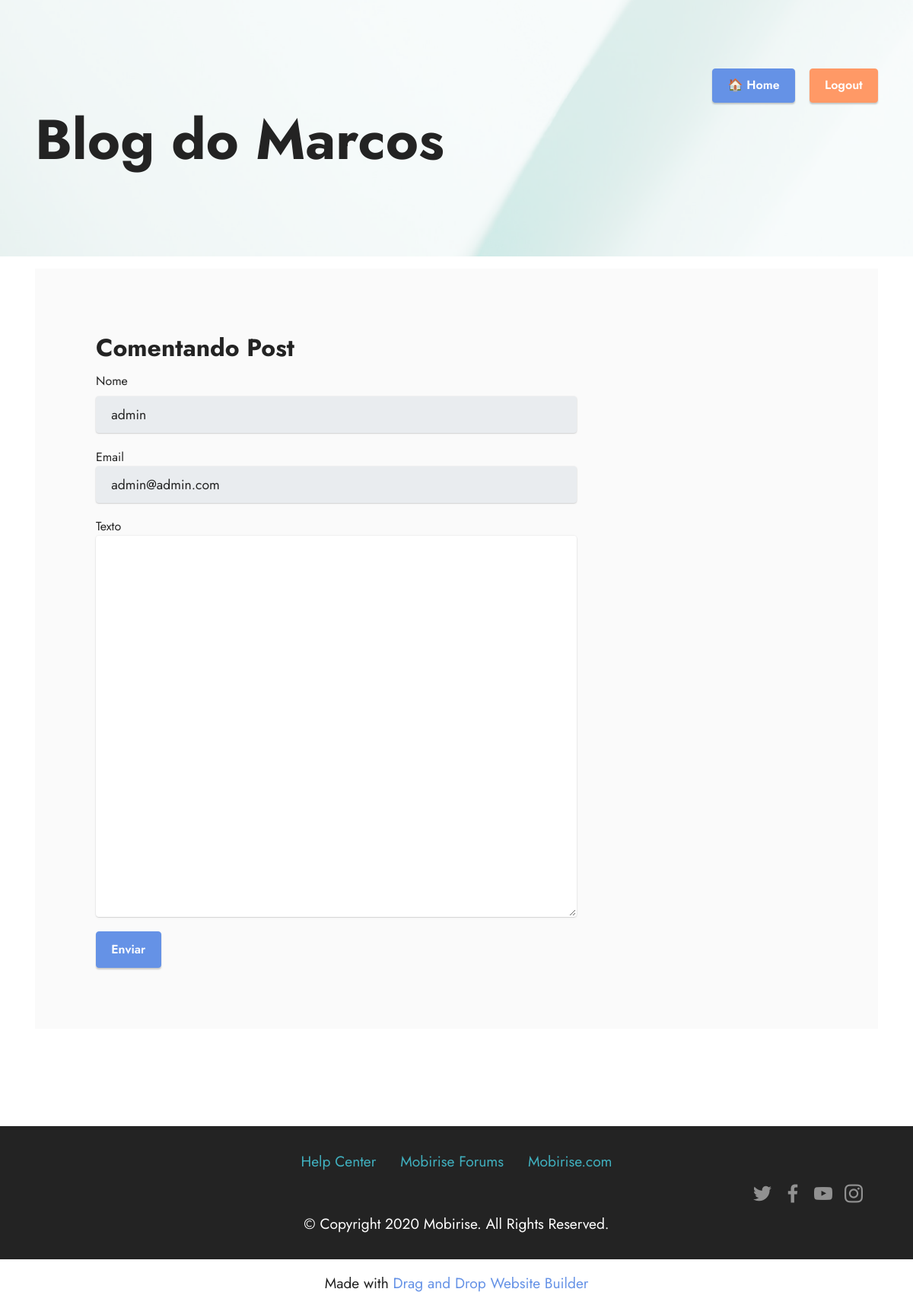
The page /comentar/2/ (signed in) on the database as committed earlier.
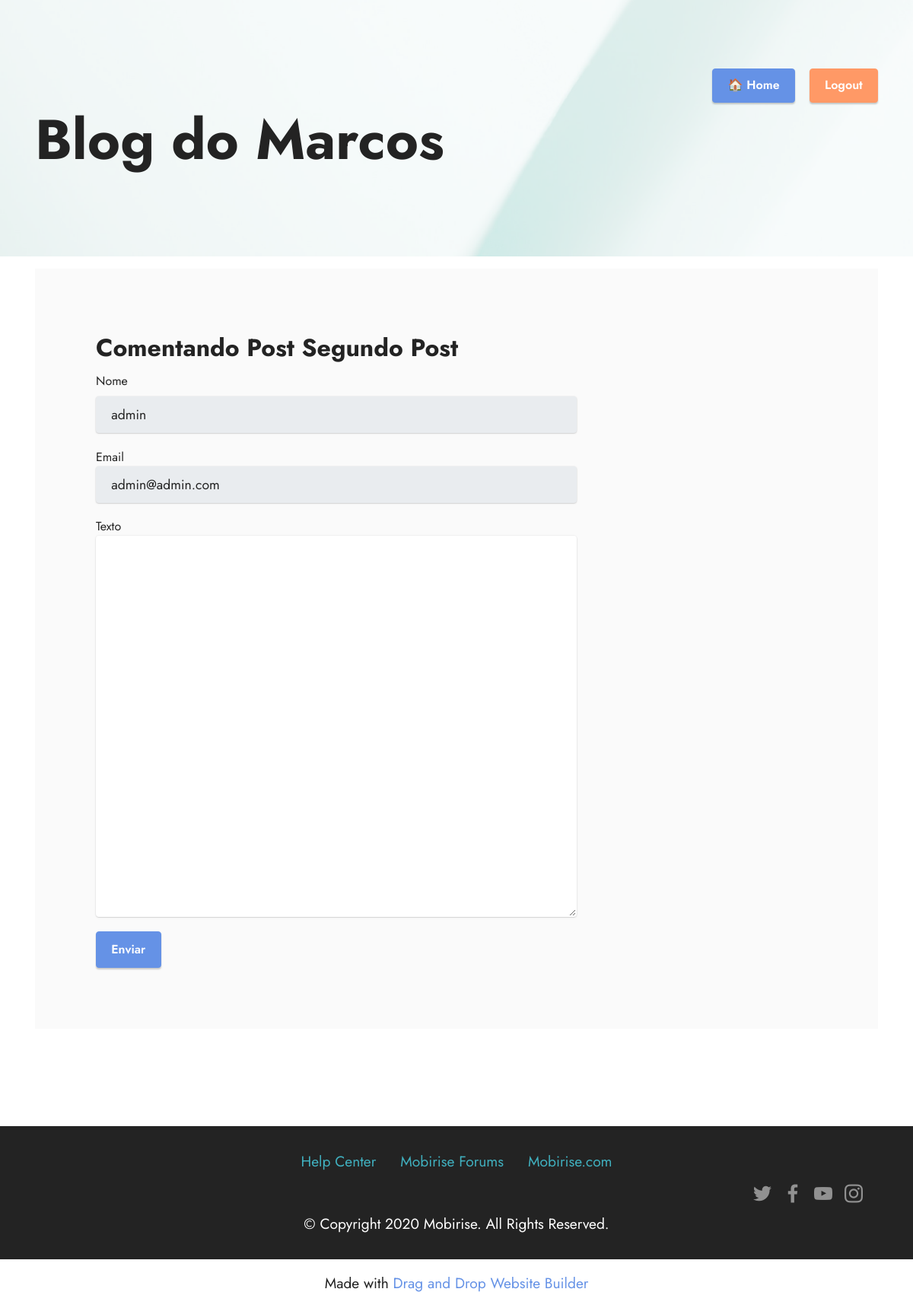
The same page on the database as committed later.
### core/models.py (models this page shows, shortened)
class Post(models.Model):
    objects = models.Manager()
    publicados = PublicadosManager()
    STATUS_CHOICES = (
        ('rascunho', 'Rascunho'),
        ('publicado', 'Publicado'),
    )
    titulo = models.CharField(max_length=70)
    slug = models.SlugField(max_length=70)
    corpo = models.TextField()
    status = models.CharField(max_length=9, choices=STATUS_CHOICES, default='rascunho')
    criado = models.DateTimeField(auto_now_add=True)
    publicado = models.DateTimeField(auto_now=True)
    autor = models.ForeignKey(User, on_delete=models.CASCADE, related_name='posts_autor')
    imagem = StdImageField('Imagem', upload_to='posts',
                           variations={'thumb': {
                                                    'width': 438,
                                                    'height': 438,
                                                    'crop':True
                                                }
                                       },
                           blank=True, null=True
                           )
    class Meta:
        verbose_name = 'Post'
        verbose_name_plural = 'Posts'
        ordering = ('-publicado',)

### core/views.py (the view, shortened to what this page needs)
# urls.py: path('comentar/<int:pk>/', views.ComentarioCreateView.as_view(), name='comentar_post'),
class ComentarioCreateView(LoginRequiredMixin, CreateView):
    template_name = 'blog/post/comentarios.html'
    form_class = ComentModelForm
    login_url = 'loginuser'
    def _get_post(self, id_post):
        try:
            post = Post.publicados.get(id=id_post)
            return post
        except Post.DoesNotExist:
            return Exception
    def get_context_data(self, **kwargs):
        context = super().get_context_data(**kwargs)
        context['post'] = self._get_post(self.kwargs['pk'])
        return context

### core/forms.py (shortened to what this page needs)
class ComentModelForm(forms.ModelForm):
    class Meta:
        model = Comentario
        fields = ['nome', 'email', 'texto']

### core/models.py (called while the page is built)
    def get_queryset(self):
        return super().get_queryset().filter(status='publicado')

### core/templates/blog/post/comentarios.html (shortened to what this page needs)
{% extends "base.html" %}
{% block conteudo %}
<section data-bs-version="5.1" class="features16 cid-tzVjbxlXj9" id="features17-6">
    <div class="container">
        <div class="content-wrapper">
            <div class="row align-items-center">
                <div class="col-12 col-lg-8">
                    <div class="text-wrapper">
                        <h6 class="card-title mbr-fonts-style display-5">
                            <strong>Comentando Post {{ post.titulo }}</strong>
                        </h6>
                        {% if user.is_authenticated %}
                        <form class="form form-vertical" action="" method="post">
                            <div class="form-group">
                                <label class="form-label" for="nome">Nome</label>
                                <input class="form-control" type="text" id="nome" name="nome" value="{{ user.username }}" readonly />
                            </div>
                            <div class="form-group">
                                <label for="email">Email</label>
                                <input class="form-control" type="text" id="email" name="email" value="{{ user.email }}" readonly />
                            </div>
                            <div class="form-group">
                                <label for="texto">Texto</label>
                                <textarea class="form-control" id="texto" name="texto" cols="40" rows="20"></textarea>
                            </div>
                            <div>
                                <input class="btn btn-primary" type="submit" value="Enviar">
                            </div>
                        </form>
                        {% else %}
                        <h3 class="text-info">Página Disponível apenas para usuários autenticados</h3>
                        <h4 class="text-warning"> Por favor faça login ou cadastre-se. </h4>
                        <p><a href="{% url 'listar_posts' %}" class="btn btn-warning">
                            Voltar aos posts.
                        </a></p>
                        {% endif %}
                    </div>
                </div>
            </div>
        </div>
    </div>
</section>
{% endblock %}

### core/templates/base.html (shortened to what this page needs)
{% load static %}
<!DOCTYPE html>
<html lang="pt-br" >
<head>
  <link rel="stylesheet" href="{% static 'assets/bootstrap/css/bootstrap.min.css' %}">
  <link rel="stylesheet" href="{% static 'assets/bootstrap/css/bootstrap-grid.min.css' %}">
  <link rel="stylesheet" href="{% static 'assets/bootstrap/css/bootstrap-reboot.min.css' %}">
  <link rel="stylesheet" href="{% static 'assets/parallax/jarallax.css' %}">
  <link rel="stylesheet" href="{% static 'assets/socicon/css/styles.css' %}">
  <link rel="stylesheet" href="{% static 'assets/theme/css/style.css' %}">
  <link rel="preload" as="style" href="{% static 'assets/mobirise/css/mbr-additional.css' %}"><link rel="stylesheet" href="{% static 'assets/mobirise/css/mbr-additional.css' %}" type="text/css">
</head>
<body>
{% include 'includes/header.html' %}
{% block conteudo %}
{% endblock %}
<section data-bs-version="5.1" class="footer3 cid-tzVhiXjqVu" once="footers" id="footer3-3">
    <div class="container">
        <div class="media-container-row align-center mbr-white">
            <div class="row row-links">
                <ul class="foot-menu">
                <li class="foot-menu-item mbr-fonts-style display-7"><a href="" class="text-success">Help Center</a></li><li class="foot-menu-item mbr-fonts-style display-7"><a href="" class="text-success">Mobirise Forums</a></li><li class="foot-menu-item mbr-fonts-style display-7"><a href="" class="text-success">Mobirise.com</a></li></ul>
            </div>
            <div class="row social-row">
                <div class="social-list align-right pb-2">
                <div class="soc-item">
                        <a href="https://twitter.com/mobirise" target="_blank">
                            <span class="socicon-twitter socicon mbr-iconfont mbr-iconfont-social"></span>
                        </a>
                    </div><div class="soc-item">
                        <a href="https://www.facebook.com/pages/Mobirise/1616226671953247" target="_blank">
                            <span class="socicon-facebook socicon mbr-iconfont mbr-iconfont-social"></span>
                        </a>
                    </div><div class="soc-item">
                        <a href="https://www.youtube.com/c/mobirise" target="_blank">
                            <span class="socicon-youtube socicon mbr-iconfont mbr-iconfont-social"></span>
                        </a>
                    </div><div class="soc-item">
                        <a href="https://instagram.com/mobirise" target="_blank">
                            <span class="mbr-iconfont mbr-iconfont-social socicon-instagram socicon"></span>
                        </a>
                    </div></div>
            </div>
            <div class="row row-copirayt">
                <p class="mbr-text mb-0 mbr-fonts-style mbr-white align-center display-7">
                    © Copyright 2020 Mobirise. All Rights Reserved.
                </p>
            </div>
        </div>
    </div>
</section><section class="display-7" style="padding: 0;align-items: center;justify-content: center;flex-wrap: wrap;    align-content: center;display: flex;position: relative;height: 4rem;"><a href="https://mobiri.se/645118" style="flex: 1 1;height: 4rem;position: absolute;width: 100%;z-index: 1;"><img alt="" style="height: 4rem;"></a><p style="margin: 0;text-align: center;" class="display-7"></p><a style="z-index:1" href="https://mobirise.com/drag-drop-website-builder.html">Drag and Drop Website Builder</a></section>
</body>
</html>

### core/templates/includes/header.html (shortened to what this page needs)
  <section data-bs-version="5.1" class="header2 cid-tzVgfOnXBf mbr-parallax-background" id="header2-0">
    <div class="mbr-overlay" style="opacity: 0.8; background-color: rgb(255, 255, 255);"></div>
    <div class="container">
        <div class="mbr-section-btn align-right ">
                        <a class="btn btn-primary display-6"
                           href="/">&#x1F3E0; Home</a>
            {% if user.is_anonymous %}
                <a href="{% url 'cadusuario' %}" class="btn btn-primary">Cadastre-se</a>
                <a href="{% url 'loginuser' %}" class="btn btn-success">Login</a>
            {% else %}
                    <a href="{% url 'logoutuser' %}" class="btn btn-danger">Logout</a>
            {% endif %}
        </div>
        <div class="row">
            <div class="col-12 col-lg-7">
                <h1 class="mbr-section-title mbr-fonts-style mb-4 display-1"><strong>Blog do Marcos</strong></h1>
            </div>
            <div class="col-12 col-lg-2">
            </div>
        </div>
    </div>
</section>

### core/static/assets/theme/css/style.css (style rules this page uses)
section { background-color: #ffffff; }
body { font-style: normal; line-height: 1.5; font-weight: 400; color: #232323; position: relative; }
section, .container, .container-fluid { position: relative; word-wrap: break-word; }
a { font-style: normal; font-weight: 400; cursor: pointer; }
a, a:hover { text-decoration: none; }
.mbr-section-title { font-style: normal; line-height: 1.3; }
.mbr-text { font-style: normal; line-height: 1.7; }
h1, h2, h3, h4, h5, h6, .display-1, .display-2, .display-4, .display-5, .display-7, span, p, a { line-height: 1; word-break: break-word; word-wrap: break-word; font-weight: 400; }
b, strong { font-weight: bold; }
section { background-position: 50% 50%; background-repeat: no-repeat; background-size: cover; }
.mbr-white { color: #ffffff; }
.align-center { text-align: center; }
.align-right { text-align: right; }
.media-container-row { display: flex; flex-direction: row; flex-wrap: wrap; justify-content: center; align-content: center; align-items: start; }
@media (min-width: 992px) { .media-container-row { flex-wrap: nowrap; } }
img, iframe { display: block; width: 100%; }
.mbr-section-btn { margin-left: -0.6rem; margin-right: -0.6rem; font-size: 0; }
.btn { font-weight: 600; border-width: 1px; font-style: normal; margin: 0.6rem 0.6rem; white-space: normal; transition: all 0.2s ease-in-out; display: inline-flex; align-items: center; justify-content: center; word-break: break-word; }
[type=submit] { -webkit-appearance: none; }
.row { display: -webkit-flex; -webkit-flex-wrap: wrap; }
html, body { height: auto; min-height: 100vh; }
.form-control { background-color: #ffffff; background-clip: border-box; color: #232323; line-height: 1rem !important; height: auto; padding: 0.6rem 1.2rem; transition: border-color 0.25s ease 0s; border: 1px solid transparent !important; border-radius: 4px; box-shadow: rgba(0, 0, 0, 0.07) 0px 1px 1px 0px, rgba(0, 0, 0, 0.07) 0px 1px 3px 0px, rgba(0, 0, 0, 0.03) 0px 0px 0px 1px; }
form .btn { display: flex; padding: 0.6rem 1.2rem; margin: 0; }
textarea.form-control { line-height: 1.5rem !important; }
.form-group { margin-bottom: 1.2rem; }
.form-control, form .btn { min-height: 48px; }
.mbr-overlay { background-color: #000; bottom: 0; left: 0; opacity: 0.5; position: absolute; right: 0; top: 0; z-index: 0; pointer-events: none; }
ul, ol, pre, blockquote { margin-bottom: 2.3125rem; }
.mb-4 { margin-bottom: 2rem !important; }
@media (min-width: 992px) { .container { padding-left: 16px; padding-right: 16px; } }
@media (min-width: 992px) { .row { margin-left: -16px; margin-right: -16px; } }
@media (min-width: 992px) { .row > [class*=col] { padding-left: 16px; padding-right: 16px; } }

Rows that differ between the two databases and show on the page:
now on this page (row edited): Post: titulo "Segundo Post"
